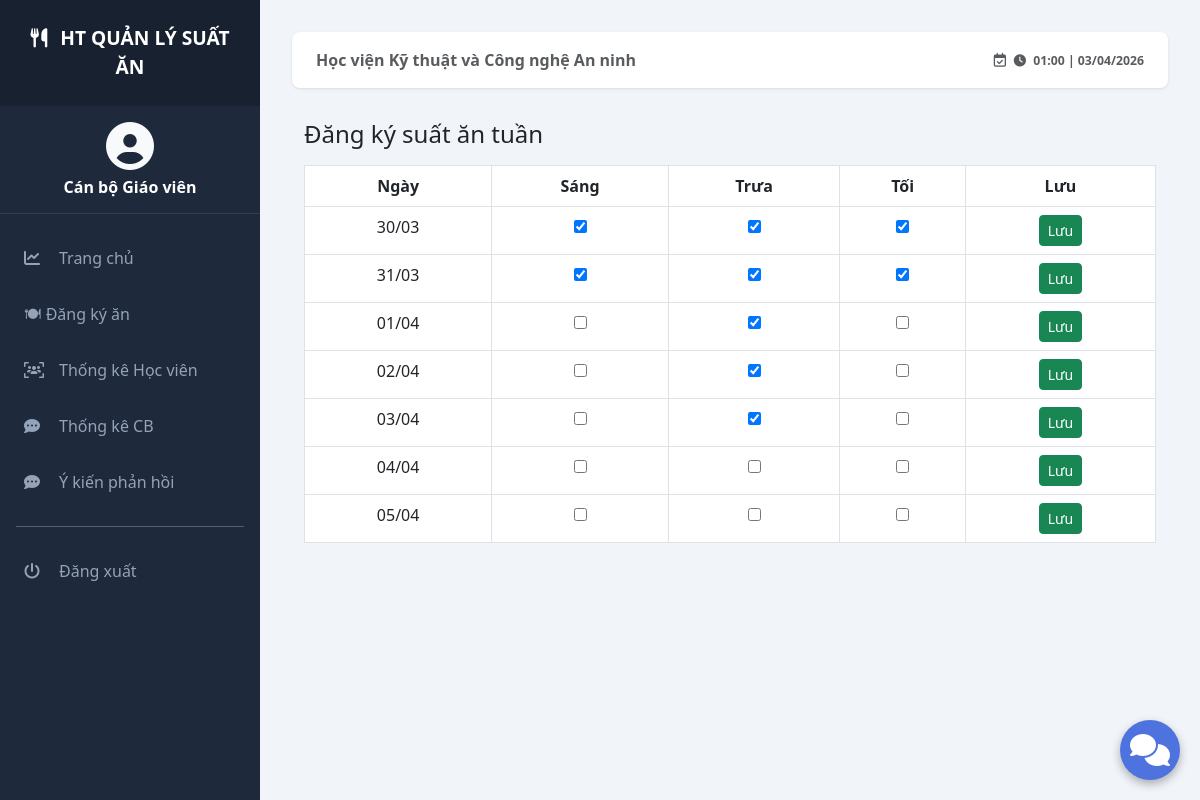
The app's page /meal-schedule (signed in) with its own data.
### app.py (models this page shows)
class MealRegistration(db.Model):
    id = db.Column(db.Integer, primary_key=True)
    user_id = db.Column(db.Integer, db.ForeignKey('user.id'), nullable=False)
    date = db.Column(db.Date, nullable=False)
    sang = db.Column(db.Boolean, default=False)
    trua = db.Column(db.Boolean, default=False)
    toi = db.Column(db.Boolean, default=False)
    user_rel = db.relationship('User', backref='meals')

### app.py (the view)
@app.route('/meal-schedule')
@login_required
def meal_schedule():
    today = datetime.now().date()
    start_of_week = today - timedelta(days=today.weekday())
    week_dates = [start_of_week + timedelta(days=i) for i in range(7)]
    meals = MealRegistration.query.filter(
        MealRegistration.user_id == current_user.id,
        MealRegistration.date >= week_dates[0],
        MealRegistration.date <= week_dates[-1]
    ).all()
    meal_dict = {m.date: m for m in meals}
    return render_template(
        'meal_schedule.html',
        week_dates=week_dates,
        meal_dict=meal_dict
    )

### app.py (called while the page is built)
@login_manager.user_loader
def load_user(user_id):
    return User.query.get(int(user_id))

@app.context_processor
def inject_now():
    return {'thoi_gian_hien_tai': datetime.now()}

### templates/meal_schedule.html (shortened to what this page needs)
{% extends "base.html" %}
{% block content %}
<div class="container mt-4">
    <h4 class="mb-3">Đăng ký suất ăn tuần</h4>
    <table class="table table-bordered text-center">
        <thead>
            <tr>
                <th>Ngày</th>
                <th>Sáng</th>
                <th>Trưa</th>
                <th>Tối</th>
                <th>Lưu</th>
            </tr>
        </thead>
        <tbody>
        {% for d in week_dates %}
        {% set meal = meal_dict.get(d) %}
        <tr>
            <form method="POST" action="{{ url_for('update_meal') }}">
                <td>
                    {{ d.strftime('%d/%m') }}
                </td>
                <td>
                    <input type="checkbox" name="sang"
                        {% if meal and meal.sang %}checked{% endif %}>
                </td>
                <td>
                    <input type="checkbox" name="trua"
                        {% if meal and meal.trua %}checked{% endif %}>
                </td>
                <td>
                    <input type="checkbox" name="toi"
                        {% if meal and meal.toi %}checked{% endif %}>
                </td>
                <td>
                    <button class="btn btn-sm btn-success">Lưu</button>
                </td>
            </form>
        </tr>
        {% endfor %}
        </tbody>
    </table>
</div>
{% endblock %}

### templates/base.html (shortened to what this page needs)
<!DOCTYPE html>
<html lang="vi">
<head>
    <link href="https://cdn.jsdelivr.net/npm/bootstrap@5.3.0/dist/css/bootstrap.min.css" rel="stylesheet">
    <link rel="stylesheet" href="https://cdnjs.cloudflare.com/ajax/libs/font-awesome/6.4.0/css/all.min.css">
    <link rel="stylesheet" href="{{ url_for('static', filename='style.css') }}">
</head>
<body>
    <div id="sidebar">
        <div class="sidebar-brand">
            <i class="fas fa-utensils me-2"></i> HT QUẢN LÝ SUẤT ĂN
        </div>
        <div class="user-profile text-center py-3">
    <i class="fas fa-user-circle fa-3x mb-2 text-light"></i>
    <h6 class="mb-0 text-white fw-bold">
        {% if current_user.role == 'cbgv' %}
            Cán bộ Giáo viên
        {% elif current_user.role == 'hocvien' %}
            Học viên
        {% else %}
            Quản trị viên
        {% endif %}
    </h6>
        </div>
        <nav class="nav flex-column mt-3">
            <a href="{{ url_for('index') }}" class="nav-link {% if request.path == url_for('index') %}active{% endif %}">
                <i class="fas fa-chart-line"></i> Trang chủ
            </a>
            <li class="nav-item">
                <a href="{{ url_for('meal_schedule') }}" class="nav-link">
                    🍽 Đăng ký ăn
                </a>
            </li>
            <a href="{{ url_for('thong_ke_hoc_vien') }}" class="nav-link {% if 'thong-ke' in request.path %}active{% endif %}">
                <i class="fas fa-users-viewfinder"></i> Thống kê Học viên
            </a>
            <a href="{{ url_for('dang_ky_an') }}" class="nav-link {% if 'dang-ky-an' in request.path %}active{% endif %}">
                <i class="fas fa-comment-dots"></i> Thống kê CB
            </a>
            <a href="{{ url_for('y_kien_phan_hoi') }}" class="nav-link {% if 'y-kien' in request.path %}active{% endif %}">
                <i class="fas fa-comment-dots"></i> Ý kiến phản hồi
            </a>
            <hr class="mx-3 bg-secondary">
            <a href="{{ url_for('logout') }}" class="nav-link text-danger">
                <i class="fas fa-power-off"></i> Đăng xuất
            </a>
        </nav>
    </div>
    <div id="main-content">
        <div class="top-nav">
            <nav aria-label="breadcrumb">
                <ol class="breadcrumb mb-0">
                    <li class="breadcrumb-item active fw-bold" aria-current="page text-uppercase">Học viện Kỹ thuật và Công nghệ An ninh</li>
                </ol>
            </nav>
            <div class="text-muted small">
                <i class="far fa-calendar-check me-1"></i> <span class="small text-muted fw-bold">
    <i class="fas fa-clock me-1"></i> {{ thoi_gian_hien_tai.strftime('%H:%M | %d/%m/%Y') }}
</span>
            </div>
        </div>
        <div class="content-body">
            {% block content %}{% endblock %}
        </div>
    </div>
</body>
<div id="chat-bubble" onclick="toggleChat()" style="position: fixed; bottom: 20px; right: 20px; width: 60px; height: 60px; background: #4e73df; border-radius: 50%; display: flex; align-items: center; justify-content: center; color: white; cursor: pointer; box-shadow: 0 4px 10px rgba(0,0,0,0.3); z-index: 1000;">
    <i class="fas fa-comments fa-2x"></i>
</div>
</html>

### static/style.css (style rules this page uses)
body { margin: 0; font-family: Arial, sans-serif; background-color: #f4f6f9; }
.btn { transition: all 0.3s ease; }

### templates/base.html (style rules this page uses)
:root { --sidebar-width: 260px; --primary-color: #0d6efd; --dark-bg: #1e293b; }
body { background-color: #f1f5f9; font-family: 'Segoe UI', Tahoma, Geneva, Verdana, sans-serif; }
#sidebar { width: var(--sidebar-width); height: 100vh; position: fixed; left: 0; top: 0; background-color: var(--dark-bg); color: #fff; z-index: 1000; transition: all 0.3s; }
.sidebar-brand { padding: 1.5rem; font-weight: bold; font-size: 1.2rem; background: rgba(0,0,0,0.2); text-align: center; }
.user-profile { padding: 1.5rem 1rem; text-align: center; border-bottom: 1px solid rgba(255,255,255,0.1); }
.user-profile i { font-size: 3rem; color: #cbd5e1; }
.nav-link { color: #94a3b8 !important; padding: 1rem 1.5rem !important; display: flex; align-items: center; transition: 0.2s; }
.nav-link i { width: 25px; margin-right: 10px; }
#main-content { margin-left: var(--sidebar-width); padding: 2rem; min-height: 100vh; }
.top-nav { background: #fff; padding: 1rem 1.5rem; border-radius: 0.5rem; box-shadow: 0 1px 3px rgba(0,0,0,0.1); margin-bottom: 2rem; display: flex; justify-content: space-between; align-items: center; }
.btn { transition: all 0.3s ease; }

### records on screen
MealRegistration: sang "☑", trua "☑", toi "☑"
MealRegistration: sang "☑", trua "☑", toi "☑"
MealRegistration: trua "☑"
MealRegistration: trua "☑"
MealRegistration: trua "☑"

### other values on screen
{{ d.strftime('%d/%m') }} "30/03" "31/03" "01/04" "02/04" "03/04" "04/04" "05/04"
